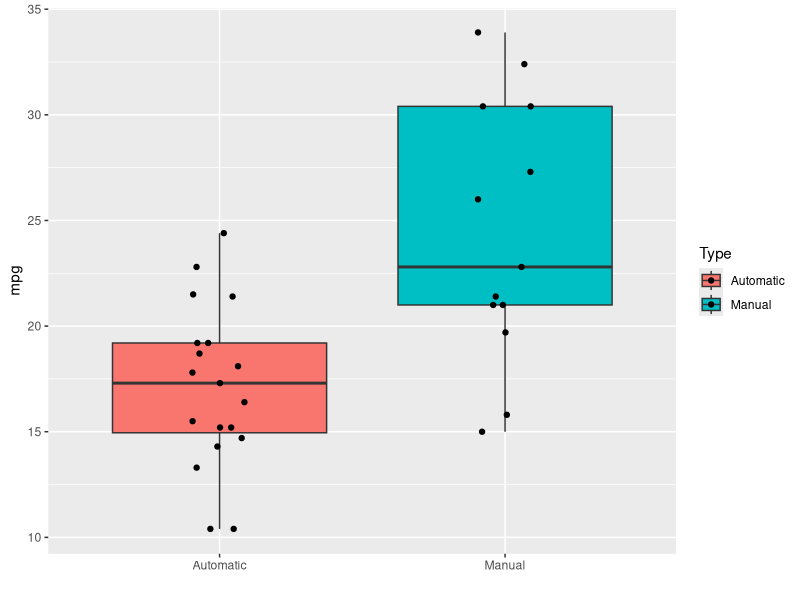
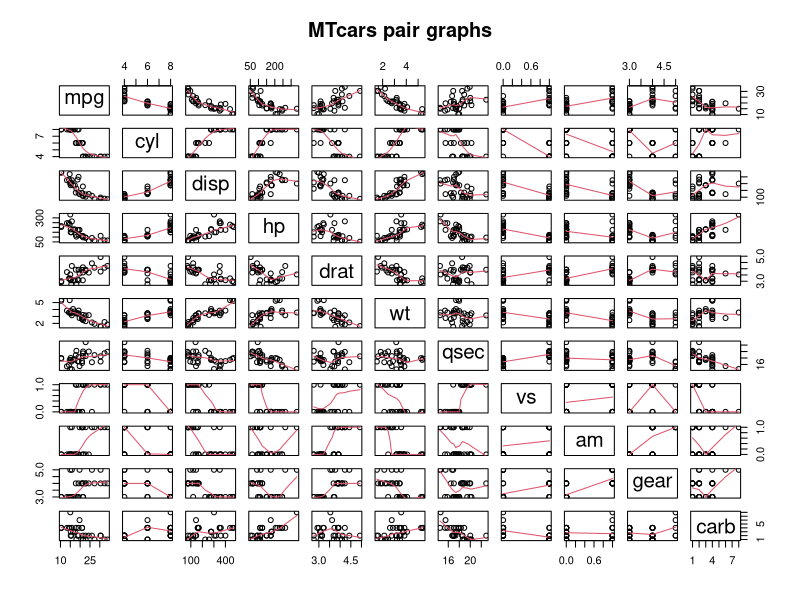

Write the R code that produced these figures, in order.
## ---- chunk 1
data(mtcars)
library(ggplot2)
## ---- chunk 2

test_result <- t.test(mpg ~ am, data = mtcars)
test_result$estimate
test_result$p.value

## ---- chunk 3
fit1 <- lm(mpg ~ am, data=mtcars)
summary(fit1)$adj.r.squared
## ---- chunk 4
full_param_set <- aov(mpg ~ ., data = mtcars)
summary(full_param_set)
## ---- chunk 5
fit2 <- lm(mpg ~ cyl + disp + wt + am, data=mtcars)
summary(fit2)$coefficients
## ---- chunk 6
fit3 <- lm(mpg ~ cyl + wt + am, data=mtcars)
summary(fit3)$coefficients
## ---- chunk 7
#Fig. 1
g = ggplot(mtcars, aes(factor(am), mpg, fill=factor(am)))
g = g + geom_boxplot()
g = g + geom_jitter(position=position_jitter(width=.1, height=0))
g = g + scale_colour_discrete(name = "Type")
g = g + scale_fill_discrete(name="Type", breaks=c("0", "1"),
            labels=c("Automatic", "Manual"))
g = g + scale_x_discrete(breaks=c("0", "1"), labels=c("Automatic", "Manual"))
g = g + xlab("")
g
## ---- chunk 8
#Fig. 2
pairs(mtcars, panel=panel.smooth, main="MTcars pair graphs")
